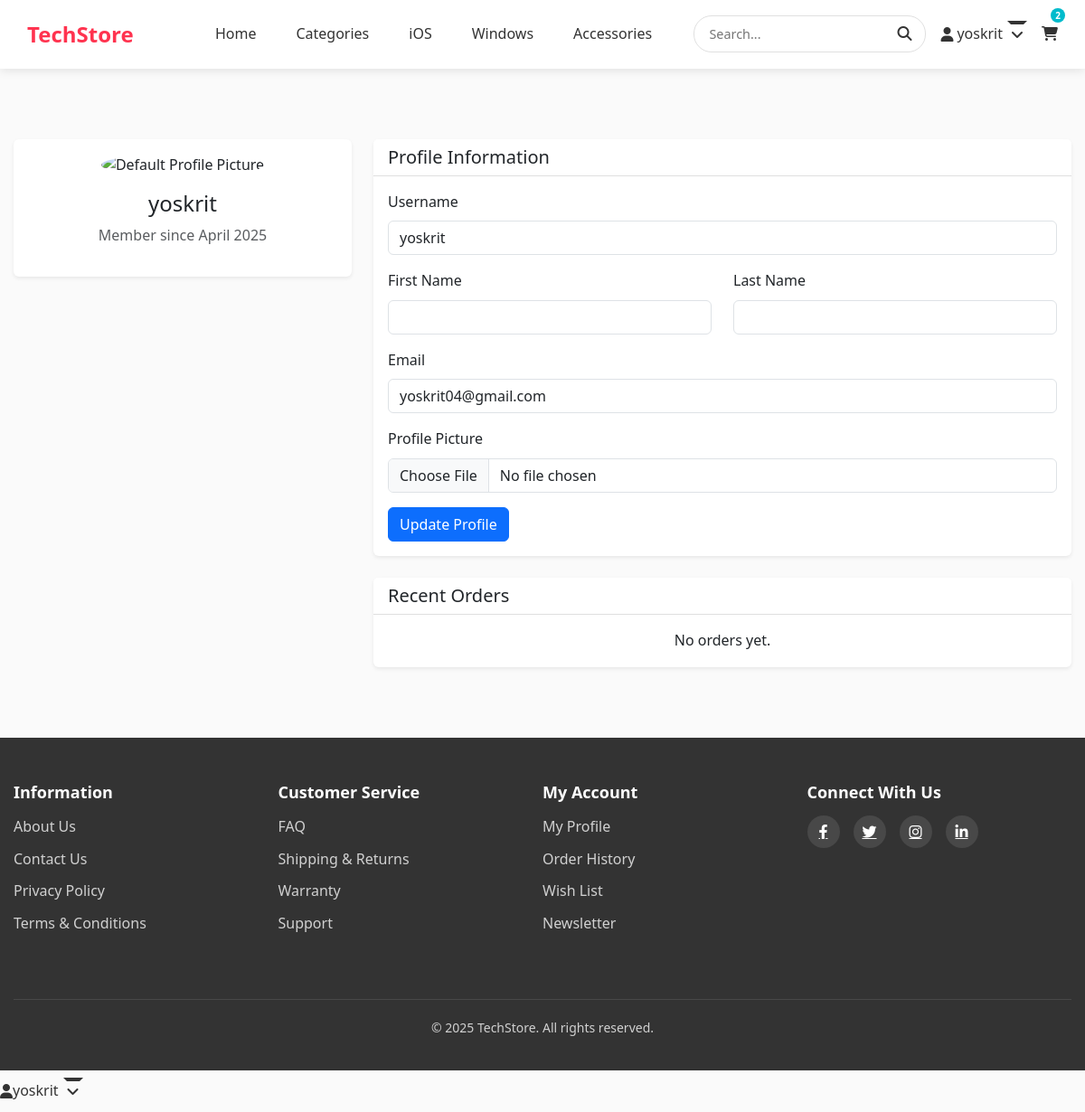
The page /profile/ (signed in) on the database as committed earlier.
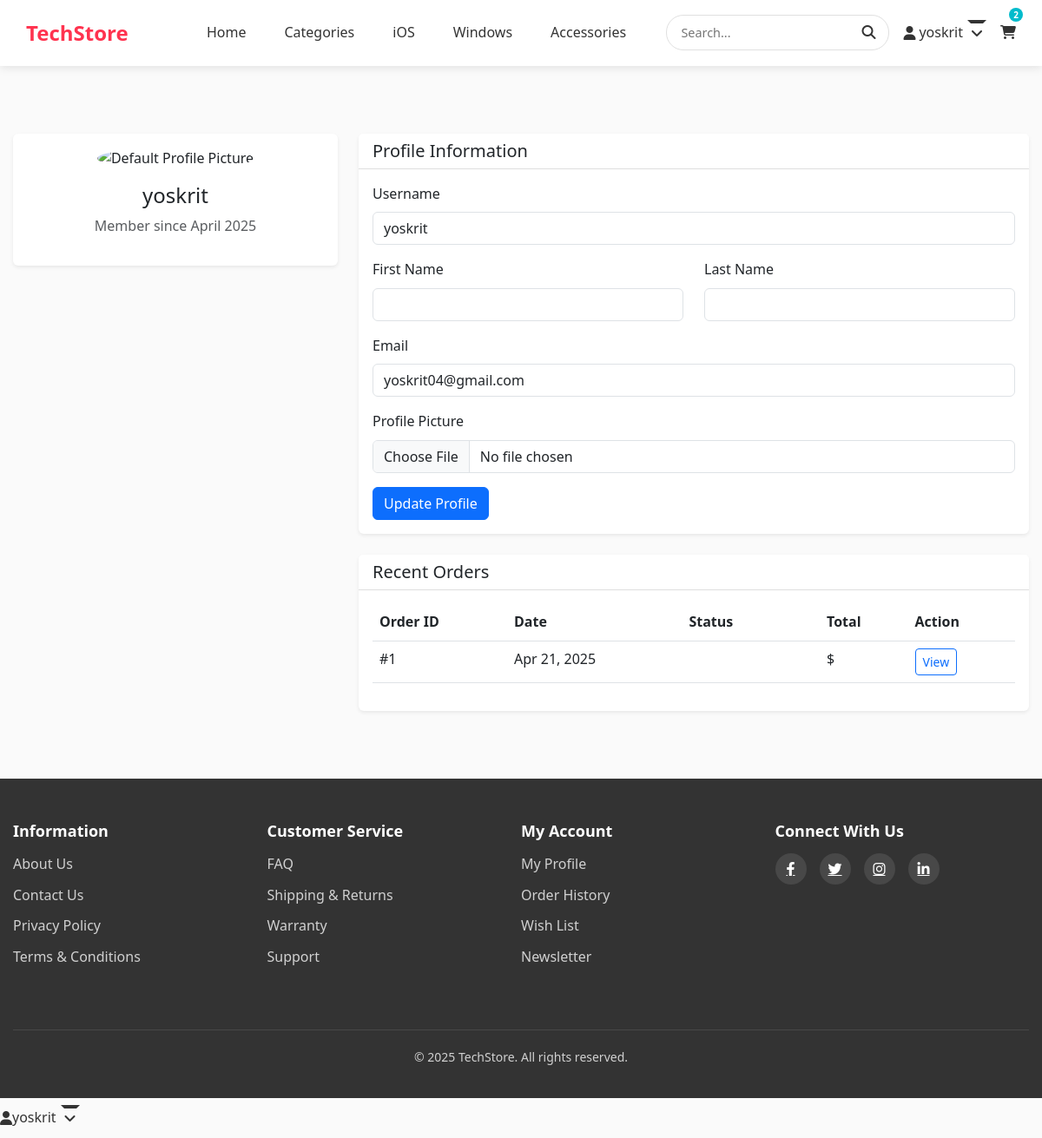
The same page on the database as committed later.
### devices/models.py (models this page shows, shortened)
class Order(models.Model):
    STATUS_CHOICES = [
        ('pending', 'Pending'),
        ('processing', 'Processing'),
        ('shipped', 'Shipped'),
        ('delivered', 'Delivered'),
        ('cancelled', 'Cancelled'),
        ('refunded', 'Refunded')
    ]
    PAYMENT_CHOICES = [
        ('credit_card', 'Credit Card'),
        ('paypal', 'PayPal'),
        ('bank_transfer', 'Bank Transfer'),
        ('cash_on_delivery', 'Cash on Delivery')
    ]
    user = models.ForeignKey(settings.AUTH_USER_MODEL, on_delete=models.CASCADE, related_name='orders')
    order_number = models.CharField(max_length=20, unique=True, blank=True, null=True)
    status = models.CharField(max_length=50, choices=STATUS_CHOICES, default='pending')
    payment_method = models.CharField(max_length=50, choices=PAYMENT_CHOICES, default='credit_card')
    shipping_address = models.TextField()
    shipping_city = models.CharField(max_length=100)
    shipping_country = models.CharField(max_length=100)
    shipping_postal_code = models.CharField(max_length=20)
    billing_address = models.TextField(blank=True, null=True)
    billing_city = models.CharField(max_length=100, blank=True, null=True)
    billing_country = models.CharField(max_length=100, blank=True, null=True)
    billing_postal_code = models.CharField(max_length=20, blank=True, null=True)
    total_price = models.DecimalField(max_digits=10, decimal_places=2)
    shipping_cost = models.DecimalField(max_digits=10, decimal_places=2, default=0)
    discount = models.DecimalField(max_digits=10, decimal_places=2, default=0)
    notes = models.TextField(blank=True, null=True)
    tracking_number = models.CharField(max_length=100, blank=True, null=True)
    created_at = models.DateTimeField(auto_now_add=True)
    updated_at = models.DateTimeField(auto_now=True)
    class Meta:
        ordering = ['-created_at']

### devices/views.py (the view)
# urls.py: path('profile/', views.profile_view, name='profile'),
@login_required
def profile_view(request):
    user_profile, created = UserProfile.objects.get_or_create(user=request.user)
    if request.method == 'POST':
        form = UserProfileForm(request.POST, request.FILES, instance=user_profile)
        if form.is_valid():
            form.save()
            messages.success(request, "Your profile has been updated successfully!")
            return redirect('devices:profile')
    else:
        form = UserProfileForm(instance=user_profile)
    orders = Order.objects.filter(user=request.user).order_by('-created_at')
    favorites = Favorite.objects.filter(user=request.user).select_related('product')
    reviews = Review.objects.filter(user=request.user).select_related('product')
    context = {
        'form': form,
        'orders': orders,
        'favorites': favorites,
        'reviews': reviews,
    }
    return render(request, 'devices/profile.html', context)

### devices/forms.py (shortened to what this page needs)
class UserProfileForm(forms.ModelForm):
    first_name = forms.CharField(max_length=30, required=False)
    last_name = forms.CharField(max_length=30, required=False)
    email = forms.EmailField(required=False)
    class Meta:
        model = UserProfile
        fields = ['avatar', 'phone_number', 'address', 'city', 'country', 'postal_code']
        widgets = {
            'address': forms.Textarea(attrs={'rows': 3, 'class': 'form-control'})
        }
    def __init__(self, *args, **kwargs):
        super().__init__(*args, **kwargs)
        for field_name, field in self.fields.items():
            if field_name != 'avatar':
                field.widget.attrs['class'] = 'form-control'
        if self.instance and self.instance.user:
            self.fields['first_name'].initial = self.instance.user.first_name
            self.fields['last_name'].initial = self.instance.user.last_name
            self.fields['email'].initial = self.instance.user.email

### devices/models.py (called while the page is built)
    @property
    def total_items(self):
        return sum(item.quantity for item in self.items.all())

### devices/templates/devices/profile.html (shortened to what the changed rows need)
{% extends "devices/base.html" %}
{% block content %}
<div class="container py-5">
    <div class="row">
        <div class="col-md-8">
            <div class="card">
                <div class="card-body">
                    {% if orders %}
                        <div class="table-responsive">
                            <table class="table">
                                <thead>
                                    <tr>
                                        <th>Order ID</th>
                                        <th>Date</th>
                                        <th>Status</th>
                                        <th>Total</th>
                                        <th>Action</th>
                                    </tr>
                                </thead>
                                <tbody>
                                    {% for order in orders %}
                                    <tr>
                                        <td>#{{ order.id }}</td>
                                        <td>{{ order.created_at|date:"M d, Y" }}</td>
                                        <td><span class="badge bg-{{ order.get_status_color }}">{{ order.get_status_display }}</span></td>
                                        <td>${{ order.total_amount }}</td>
                                        <td>
                                            <a href="{% url 'devices:order_detail' order.id %}" class="btn btn-sm btn-outline-primary">View</a>
                                        </td>
                                    </tr>
                                    {% endfor %}
                                </tbody>
                            </table>
                        </div>
                    {% else %}
                        <p class="text-center mb-0">No orders yet.</p>
                    {% endif %}
                </div>
            </div>
        </div>
    </div>
</div>
{% endblock %}

Rows that differ between the two databases and show on the page:
added Order: id "1", created_at "Apr 21, 2025"
Other text that changed with them:
text no longer shown: "No orders yet."
text now shown: "Order ID Date Status Total Action"
